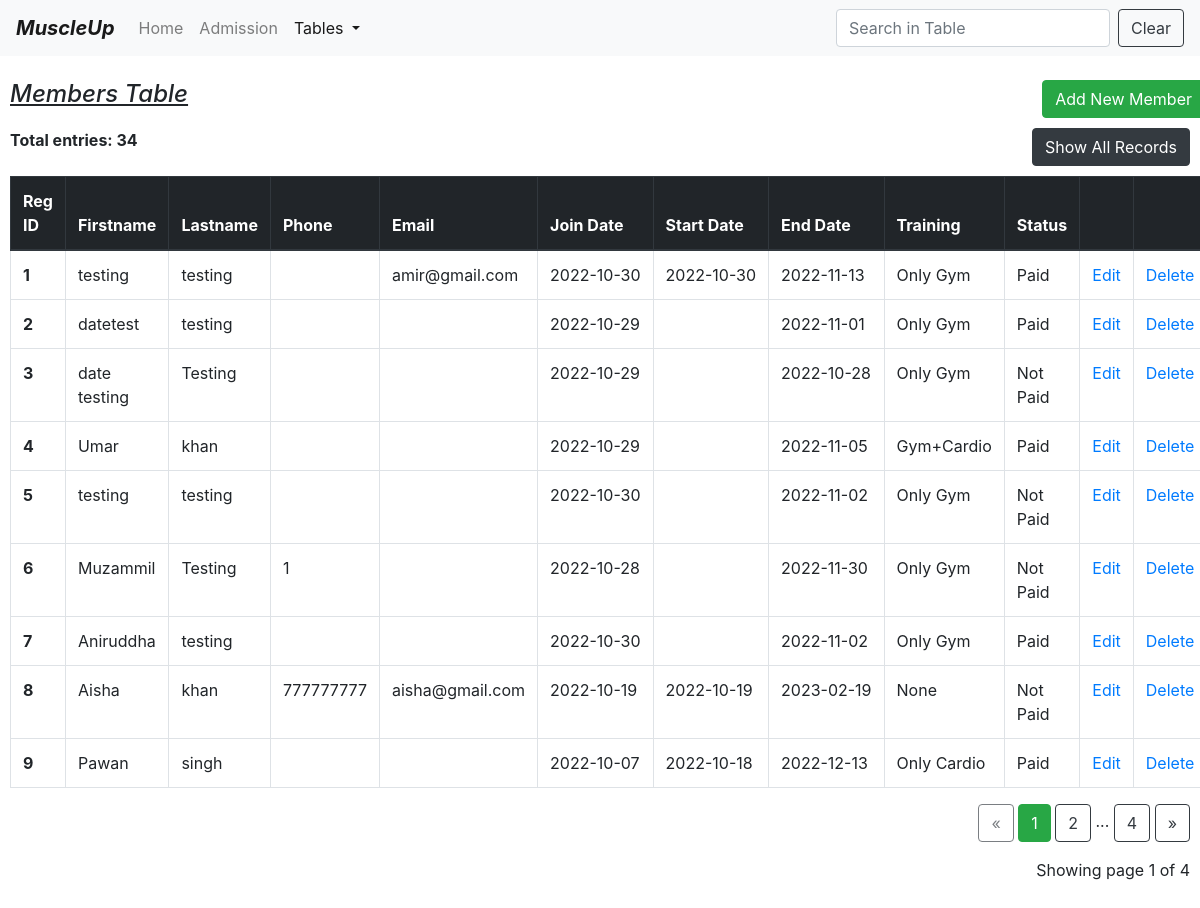
The page /table (signed in) on the database its author committed.
### app.py (models this page shows)
class Members(db.Model):
    id = db.Column(db.Integer, primary_key=True)
    firstname = db.Column(db.String(30))
    lastname = db.Column(db.String(30))
    phoneno = db.Column(db.Integer)
    email = db.Column(db.String(30))
    joindate = db.Column(db.String(11))
    startdate = db.Column(db.String(11))
    enddate = db.Column(db.String(11))
    address = db.Column(db.String(100))
    status = db.Column(db.String(10))
    training = db.Column(db.String(10))
    amount = db.Column(db.Integer)

### app.py (the view)
@app.route("/table")
def table():
    if "username" not in session:
        flash("Please log in first")
        return render_template("login.html")
    page = request.args.get('page', 1, type=int)
    member = Members.query.order_by(Members.id).paginate(page=page, per_page=9)
    total_rows = Members.query.count()
    button_name = "Show All Records"
    path = "/table1"
    return render_template("table.html", member=member, total_rows=total_rows, button_name=button_name, path=path)

### templates/table.html (shortened to what this page needs)
<!DOCTYPE html>
<html lang="en">
<head>
    <link href="https://cdn.jsdelivr.net/npm/bootstrap@4.0.0/dist/css/bootstrap.min.css"
 rel="stylesheet">
</head>
<body>
<nav class="navbar navbar-expand-lg navbar-light bg-light">
    <a class="navbar-brand" href="/home"><b><i>MuscleUp</i></b></a>
    <div class="collapse navbar-collapse" id="navbarSupportedContent">
        <ul class="navbar-nav mr-auto">
            <li class="nav-item ">
                <a class="nav-link" href="/home">Home <span class="sr-only">(current)</span></a>
            </li>
            <li class="nav-item">
                <a class="nav-link" href="/form">Admission</a>
            </li>
            <li class="nav-item dropdown active">
                <a aria-expanded="false" aria-haspopup="true" class="nav-link dropdown-toggle" data-toggle="dropdown"
                   href="#"
                   id="navbarDropdown" role="button">
                    Tables
                </a>
            </li>
        </ul>
        <form class="form-inline my-2 my-lg-0">
            <input aria-label="Search" class="form-control mr-sm-2" id="myInput" onkeyup="myFunction()" placeholder="Search in Table"
                   type="search">
            <button class="btn btn-outline-dark my-2 my-sm-0" onclick="document.getElementById('myInput').value = ''">Clear</button>
        </form>
    </div>
</nav>
<br>
<div class="Container" style="padding-left:10px;padding-right:10px;">
    <div class="row">
        <div class="col md-12">
            <h4><u><i>Members Table</i></u><br></h4>
        </div>
        <a href="/form">
            <button class="btn btn-success float-right" type="button">Add New Member
            </button>
        </a>
        <br><br>
    </div>
    <div class="row">
        <div class="col">
            <label>
                <strong>Total entries: {{total_rows}}</strong>
            </label>
        </div>
        <div class="col">
            <a href="{{path}}">
            <button class="btn btn-dark float-right" type="button">{{button_name}}</button><br><br>
            </a>
        </div>
    </div>
    <table class="table table-bordered table-hover " id="myTable">
        <thead class="thead-dark">
        <tr>
            <th scope="col">Reg ID</th>
            <th scope="col">Firstname</th>
            <th scope="col">Lastname</th>
            <th scope="col">Phone</th>
            <th scope="col">Email</th>
            <th scope="col" style="width:110px">Join Date</th>
            <th scope="col" style="width:110px">Start Date</th>
            <th scope="col" style="width:110px">End Date</th>
            <th scope="col">Training</th>
            <th scope="col">Status</th>
            <th scope="col"></th>
            <th scope="col"></th>
        </tr>
        </thead>
        <tbody>
        {% for i in member.items %}
        <tr>
            <th scope="row">{{i.id}}</th>
            <td>{{i.firstname}}</td>
            <td>{{i.lastname}}</td>
            <td>{{i.phoneno}}</td>
            <td>{{i.email}}</td>
            <td style="white-space:nowrap">{{i.joindate}}</td>
            <td style="white-space:nowrap">{{i.startdate}}</td>
            <td style="white-space:nowrap">{{i.enddate}}</td>
            <td>{{i.training}}</td>
            <td>{{i.status}}</td>
            <td><a href="/edit/{{i.id}}">Edit</a></td>
            <td><a href="/delete/{{i.id}}" onclick="return confirm('are you sure to delete ?')">Delete</a></td>
        </tr>
        {% endfor %}
        </tbody>
    </table>
    <div class="text-right">
        <a class="btn btn-outline-dark
       {% if member.page == 1 %}disabled{% endif %}"
           href="{{ url_for('table', page=member.prev_num) }}">
            &laquo;
        </a>
        {% for page_num in member.iter_pages(left_edge=1, right_edge=1, left_current=1, right_current=2) %}
        {% if page_num %}
        {% if member.page == page_num %}
        <a class="btn btn-success"
           href="{{ url_for('table', page=page_num) }}">
            {{ page_num }}
        </a>
        {% else %}
        <a class="btn btn-outline-dark"
           href="{{ url_for('table', page=page_num) }}">
            {{ page_num }}
        </a>
        {% endif %}
        {% else %}
        ...
        {% endif %}
        {% endfor %}
        <a class="btn btn-outline-dark
       {% if member.page == member.pages %}disabled{% endif %}"
           href="{{ url_for('table', page=member.next_num) }}">
            &raquo;
        </a>
    </div>
    <p class="text-right mt-3">
        Showing page {{ member.page }} of {{ member.pages }}
    </p>
    <br><br><br>
</div>
</body>
</html>

### rows shown on the page
Members: id "1", firstname "testing", lastname "testing", email "amir@gmail.com", joindate "2022-10-30", startdate "2022-10-30", enddate "2022-11-13", training "Only Gym", status "Paid"
Members: id "2", firstname "datetest", lastname "testing", joindate "2022-10-29", enddate "2022-11-01", training "Only Gym", status "Paid"
Members: id "3", firstname "date testing", lastname "Testing", joindate "2022-10-29", enddate "2022-10-28", training "Only Gym", status "Not Paid"
Members: id "4", firstname "Umar", lastname "khan", joindate "2022-10-29", enddate "2022-11-05", training "Gym+Cardio", status "Paid"
Members: id "5", firstname "testing", lastname "testing", joindate "2022-10-30", enddate "2022-11-02", training "Only Gym", status "Not Paid"
Members: id "6", firstname "Muzammil", lastname "Testing", phoneno "1", joindate "2022-10-28", enddate "2022-11-30", training "Only Gym", status "Not Paid"
Members: id "7", firstname "Aniruddha", lastname "testing", joindate "2022-10-30", enddate "2022-11-02", training "Only Gym", status "Paid"
Members: id "8", firstname "Aisha", lastname "khan", phoneno "777777777", email "aisha@gmail.com", joindate "2022-10-19", startdate "2022-10-19", enddate "2023-02-19", training "None", status "Not Paid"
Members: id "9", firstname "Pawan", lastname "singh", joindate "2022-10-07", startdate "2022-10-18", enddate "2022-12-13", training "Only Cardio", status "Paid"

### other values the page prints
{{ total_rows }} "34"
{{ button_name }} "Show All Records"
{{ page_num }} "1"
{{ page_num }} "2" "4"
{{ member.page }} "1"
{{ member.pages }} "4"
